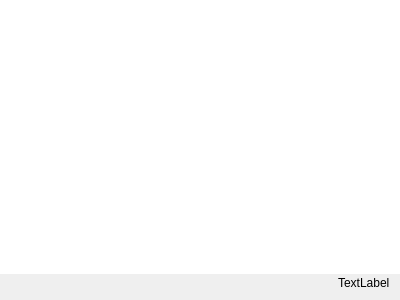
<?xml version="1.0" encoding="UTF-8"?>
<ui version="4.0">
 <class>CharCountLimitTextBrowser</class>
 <widget class="QWidget" name="CharCountLimitTextBrowser">
  <property name="geometry">
   <rect>
    <x>0</x>
    <y>0</y>
    <width>400</width>
    <height>300</height>
   </rect>
  </property>
  <property name="windowTitle">
   <string>Form</string>
  </property>
  <layout class="QVBoxLayout" name="verticalLayout">
   <property name="spacing">
    <number>2</number>
   </property>
   <property name="leftMargin">
    <number>0</number>
   </property>
   <property name="topMargin">
    <number>0</number>
   </property>
   <property name="rightMargin">
    <number>0</number>
   </property>
   <property name="bottomMargin">
    <number>0</number>
   </property>
   <item>
    <widget class="QTextBrowser" name="textBrowser">
     <property name="frameShape">
      <enum>QFrame::NoFrame</enum>
     </property>
    </widget>
   </item>
   <item>
    <layout class="QHBoxLayout" name="horizontalLayout">
     <property name="rightMargin">
      <number>10</number>
     </property>
     <property name="bottomMargin">
      <number>10</number>
     </property>
     <item>
      <spacer name="horizontalSpacer">
       <property name="orientation">
        <enum>Qt::Horizontal</enum>
       </property>
       <property name="sizeHint" stdset="0">
        <size>
         <width>40</width>
         <height>2</height>
        </size>
       </property>
      </spacer>
     </item>
     <item>
      <widget class="QLabel" name="charCountLabel">
       <property name="text">
        <string>TextLabel</string>
       </property>
      </widget>
     </item>
    </layout>
   </item>
  </layout>
 </widget>
 <resources/>
 <connections/>
</ui>
